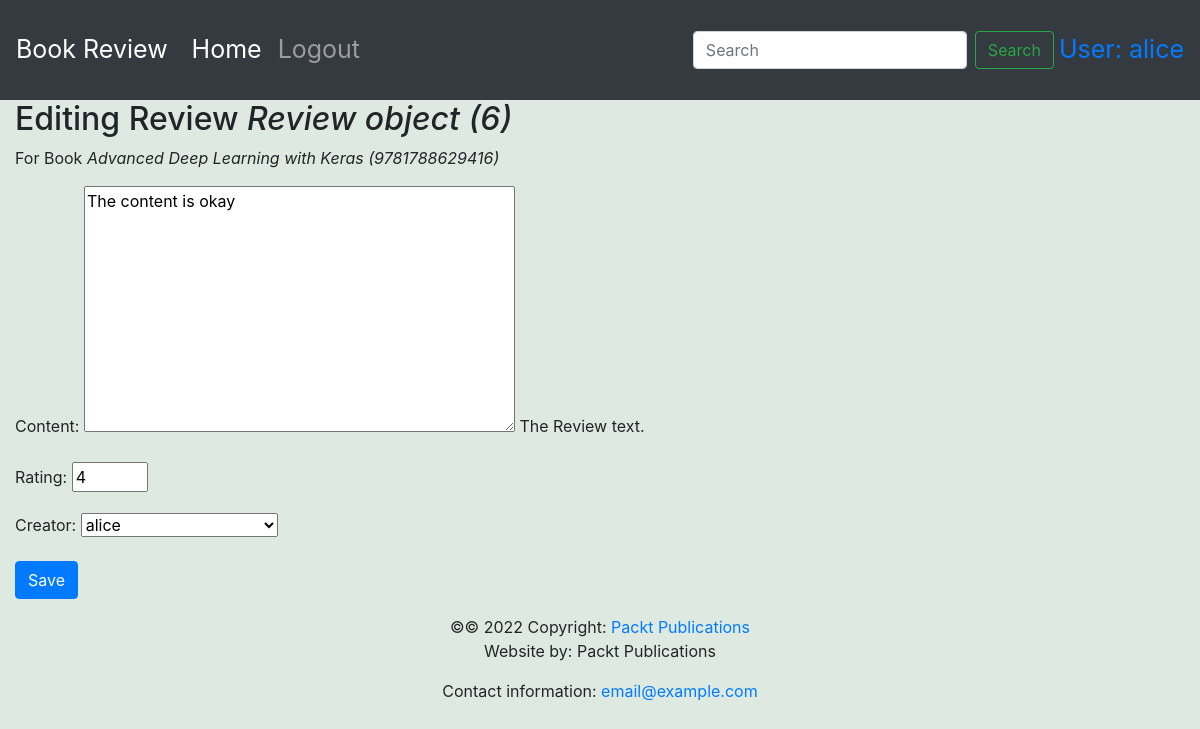
Screenshot of /books/1/reviews/6/ (signed in) with the database file from the repository.
### reviews/models.py (models this page shows)
class Review(models.Model):
    content = models.TextField(
        help_text="The Review text."
    )
    rating = models.IntegerField(
        help_text="The rating the reviewer has given."
    )
    date_created = models.DateTimeField(
        auto_now_add=True,
        help_text="The date and time the review was created."
    )
    date_edited = models.DateTimeField(
        null=True,
        help_text="The date and time the review was last edited."
    )
    creator = models.ForeignKey(
        auth.get_user_model(),
        on_delete=models.CASCADE
    )
    book = models.ForeignKey(
        Book,
        on_delete=models.CASCADE,
        help_text="The Book that this review is for."
    )

class Book(models.Model):
    title = models.CharField(
        max_length=70,
        help_text="The title of the book."
    )
    publication_date = models.DateField(
        verbose_name="Date the book was published."
    )
    isbn = models.CharField(
        max_length=20,
        verbose_name="ISBN number of the book."
    )
    publisher = models.ForeignKey(
        Publisher,
        on_delete=models.CASCADE
    )
    contributors = models.ManyToManyField(
        'Contributor',
        through="BookContributor"
    )
    cover = models.ImageField(
        null=True,
        upload_to="book_covers/"
    )
    sample = models.FileField(
        null=True,
        upload_to='book_samples/'
    )
    def __str__(self):
        return "{} ({})".format(self.title, self.isbn)

### reviews/views.py (the view)
# urls.py: path("books/<book_pk>/reviews/<review_pk>/", views.review_edit, name='review_edit'),
@login_required
def review_edit(request, book_pk, review_pk=None):
    book = get_object_or_404(Book, pk=book_pk)
    if review_pk:
        review = get_object_or_404(Review, book_id=book_pk, pk=review_pk)
        user = request.user
        if not user.is_staff and review.creator.id != user.id:
            raise PermissionDenied
    else:
        review = None
    if request.method == "POST":
        form = ReviewForm(request.POST, instance=review)
        if form.is_valid():
            updated_review = form.save(False)
            updated_review.book = book
            if review:
                updated_review.date_edited = timezone.now() #Gán thời gian update bằng thời gian hiện tại
                messages.success(request, "Review for {} was updated.".format(updated_review.book))
            else:
                messages.success(request, "Review for {} was created.".format(updated_review.book))
            updated_review.save()
            return redirect("book_detail", book_pk)
    else:
        form = ReviewForm(instance=review)
    instance = review
    model_type = "Review"
    related_instance = book
    related_model_type = "Book"
    return render(request, "instance-form.html",
                  {"form": form, "instance": instance, "model_type": model_type, "related_instance": related_instance,
                   "related_model_type": related_model_type})

### reviews/forms.py
class ReviewForm(forms.ModelForm):
    class Meta:
        model = Review
        exclude = ["date_edited", "book"]
    rating = forms.IntegerField(min_value=0, max_value=5)

### reviews/templates/instance-form.html (shortened to what this page needs)
{% extends 'base.html' %}
{% block content %}
    <h2>
    {% if instance %}
    Editing {{model_type}} <em>{{ instance }}</em>
    {% else %}
    New {{model_type}}
    {% endif %}
    </h2>
    {% if related_model_type and related_instance %}
    <p>For {{ related_model_type }} <em>{{ related_instance }}</em></p>
    {% endif %}
    <form method="post" {% if is_file_upload %} enctype="multipart/form-data" {% endif %}>
         {{ form.as_p }}
         <input class="btn btn-primary" type="submit" {% if instance %} value="Save" {% else %} value="Create" {% endif %}>
    </form>
{% endblock %}

### templates/base.html (shortened to what this page needs)
<!doctype html>
<html lang="en">
  <head>
    <link rel="stylesheet" href="https://stackpath.bootstrapcdn.com/bootstrap/4.4.1/css/bootstrap.min.css">
    <link rel="stylesheet" href="https://cdnjs.cloudflare.com/ajax/libs/font-awesome/4.7.0/css/font-awesome.min.css">
  </head>
  <body style="background-color: rgb(222, 234, 225)">
      <nav class="navbar navbar-expand-sm navbar-dark bg-dark sticky-top">
        <a class="navbar-brand" href="/">Book Review</a>
        <div class="collapse navbar-collapse" id="navbarSupportedContent">
          <ul class="navbar-nav mr-auto">
            <li class="nav-item active">
              <a class="nav-link" href="/books/">Home <span class="sr-only">(current)</span></a>
            </li>
            {% if user.is_authenticated %}
            <li class="nav-item">
              <a class="nav-link" href="/accounts/logout">Logout</a>
            </li>
            {% else %}
            <li class="nav-item">
              <a class="nav-link" href="/accounts/login">Login</a>
            </li>
            {% endif %}
          </ul>
          <form class="form-inline my-2 my-lg-0" method="get" action="/book-search">
            <input class="form-control mr-sm-2" type="search" placeholder="Search" aria-label="Search" name="search" min_length=3 value="{{ search_text }}">
            <button class="btn btn-outline-success my-2 my-sm-0" type="submit" name="search_in" value="title">Search</button>
          </form>
          {% if user.is_authenticated %}
          <ul class="navbar-nav">
            <li class="nav-item active">
              <a style="margin-left: 5px;" href="/accounts/profile/">User: {{ request.user.username}}</a>
            </li>
          </ul>
          {% endif %}
        </div>
      </nav>
    <div class="container-fluid">
       {% block content %}{% endblock %}
    </div>
    <footer class="page-footer font-small blue">
      <div class="footer-copyright text-center py-3">&copy;© 2022 Copyright:
        <a href="https://www.packtpub.com"> Packt Publications</a>
        <p>Website by: Packt Publications</p>
        <p>Contact information: <a href="mailto:email@example.com">email@example.com</a></p>
      </div>
    </footer>
  </body>
</html>

### templates/base.html (style rules this page uses)
.navbar { min-height: 100px; font-size: 25px; }
.navbar-brand { font-size: 25px; }

### rows the page displays
Review: id "Review object (6)", content "The content is okay", rating "4", creator "alice"
Book: title+isbn "Advanced Deep Learning with Keras (9781788629416)"

### other values shown
{{ request.user.username }} "alice"
{{ model_type }} "Review"
{{ related_model_type }} "Book"
